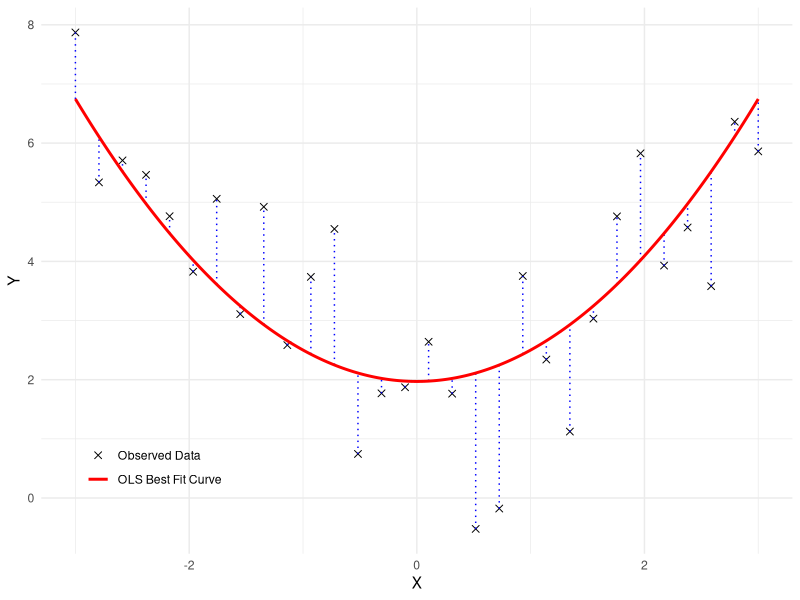

Reproduce this figure in R.
## ---- chunk 1
#| echo: false
#| fig-cap: "OLS Estimation for Linear Regression Model with Quadratic Regressor"
#| label: fig-ols

set.seed(42)

# Simulated data
n  <- 30
X  <- seq(-3, 3, length.out = n)
Y  <- 2 + 0.5 * X^2 + rnorm(n, 0, 1)

df <- data.frame(X = X, Y = Y, X2 = X^2)
fit <- lm(Y ~ X2, data = df)

# Fitted values
df$Yhat <- fitted(fit)

# Smooth curve for plotting
xg   <- seq(min(X), max(X), length.out = 400)
grid <- data.frame(X = xg, X2 = xg^2)
grid$Yhat <- predict(fit, newdata = grid)

# Plot with legend in bottom-left
library(ggplot2)
ggplot(df, aes(X, Y)) +
  geom_point(aes(color = "Observed Data"), shape = 4, size = 2) +
  geom_segment(aes(x = X, xend = X,
                   y = pmin(Y, Yhat), yend = pmax(Y, Yhat)),
               linetype = "dotted", color = "blue") +
  geom_line(data = grid, aes(y = Yhat, color = "OLS Best Fit Curve"), linewidth = 1) +
  scale_color_manual(values = c("Observed Data" = "black", "OLS Best Fit Curve" = "red")) +
  labs(
    x = "X", y = "Y", color = ""
  ) +
theme_minimal() +
theme(
    legend.position = c(0.15, 0.18),
    legend.background = element_blank(),   # no box
    legend.key = element_blank()           # no key background
  )

